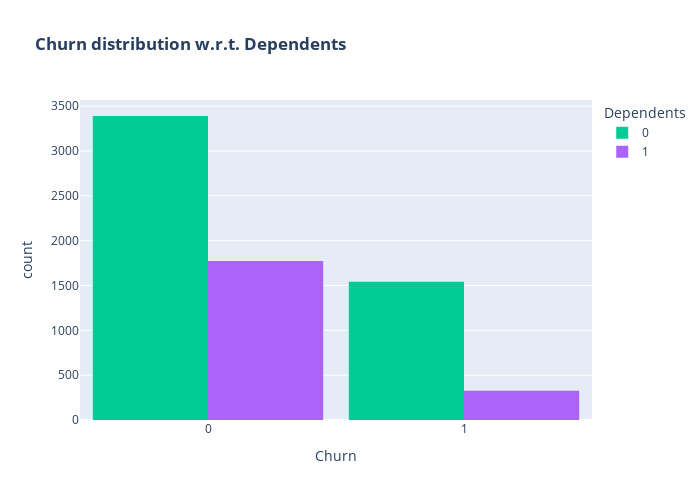

Write notebook code for a chart like this one.
### Code cell
# Churn Distribution w.r.t Dependants

color_map = {"Yes": "#7fcdff", "No": "#326ada"}
fig = px.histogram(df, x="Churn", color="Dependents", barmode="group", title="<b>Churn distribution w.r.t. Dependents</b>", color_discrete_map=color_map)
fig.update_layout(width=700, height=500, bargap=0.1)
fig.show()

### Figure 1 — Plotly figure (JSON) as saved in the notebook; plotly's stock layout.template omitted (floating-point values rounded to 4 significant figures; data arrays with more than 128 entries replaced by an {"elided": "..."} marker saying what was removed)
{"data": [{"alignmentgroup": "True", "bingroup": "x", "hovertemplate": "Dependents=0<br>Churn=%{x}<br>count=%{y}<extra></extra>", "legendgroup": "0", "marker": {"color": "#00cc96", "pattern": {"shape": ""}}, "name": "0", "offsetgroup": "0", "orientation": "v", "showlegend": true, "type": "histogram", "x": {"elided": "4933 int values"}, "xaxis": "x", "yaxis": "y"}, {"alignmentgroup": "True", "bingroup": "x", "hovertemplate": "Dependents=1<br>Churn=%{x}<br>count=%{y}<extra></extra>", "legendgroup": "1", "marker": {"color": "#ab63fa", "pattern": {"shape": ""}}, "name": "1", "offsetgroup": "1", "orientation": "v", "showlegend": true, "type": "histogram", "x": {"elided": "2099 int values"}, "xaxis": "x", "yaxis": "y"}], "layout": {"bargap": 0.1, "barmode": "group", "height": 500, "legend": {"title": {"text": "Dependents"}, "tracegroupgap": 0}, "title": {"text": "<b>Churn distribution w.r.t. Dependents</b>"}, "width": 700, "xaxis": {"anchor": "y", "domain": [0, 1], "title": {"text": "Churn"}}, "yaxis": {"anchor": "x", "domain": [0, 1], "title": {"text": "count"}}}}
